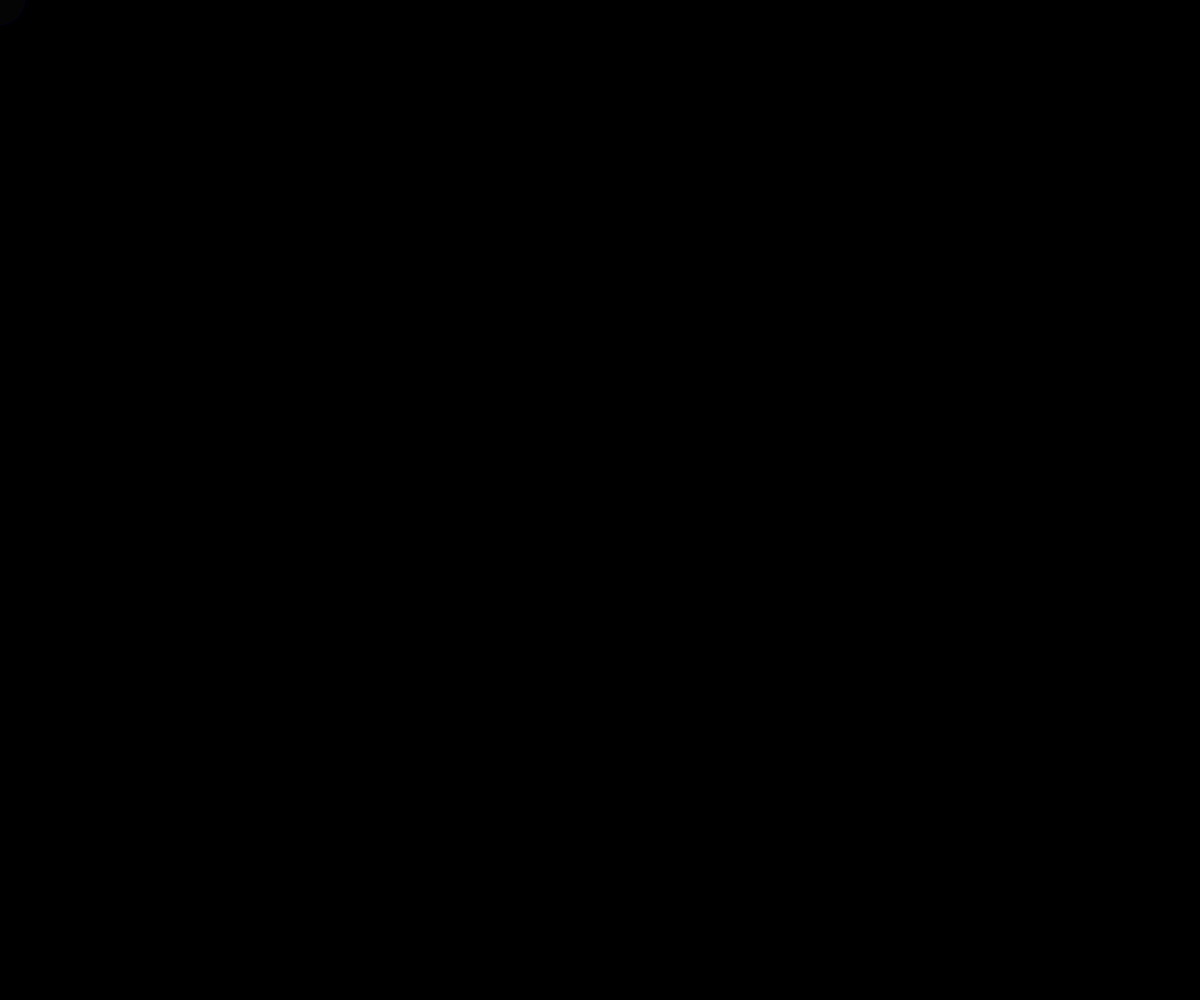
Frame 1 (no input)
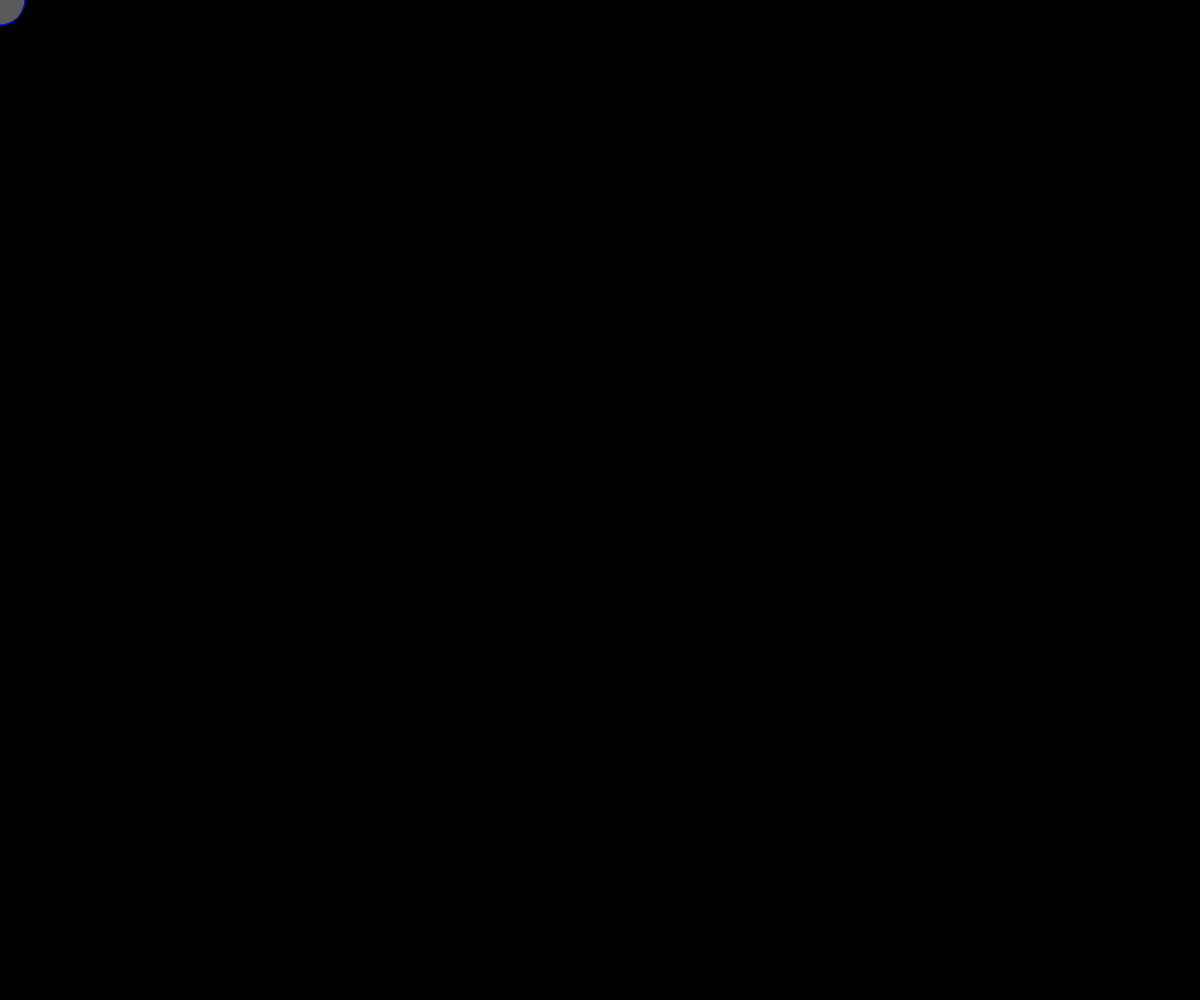
Frame 60 (no input)
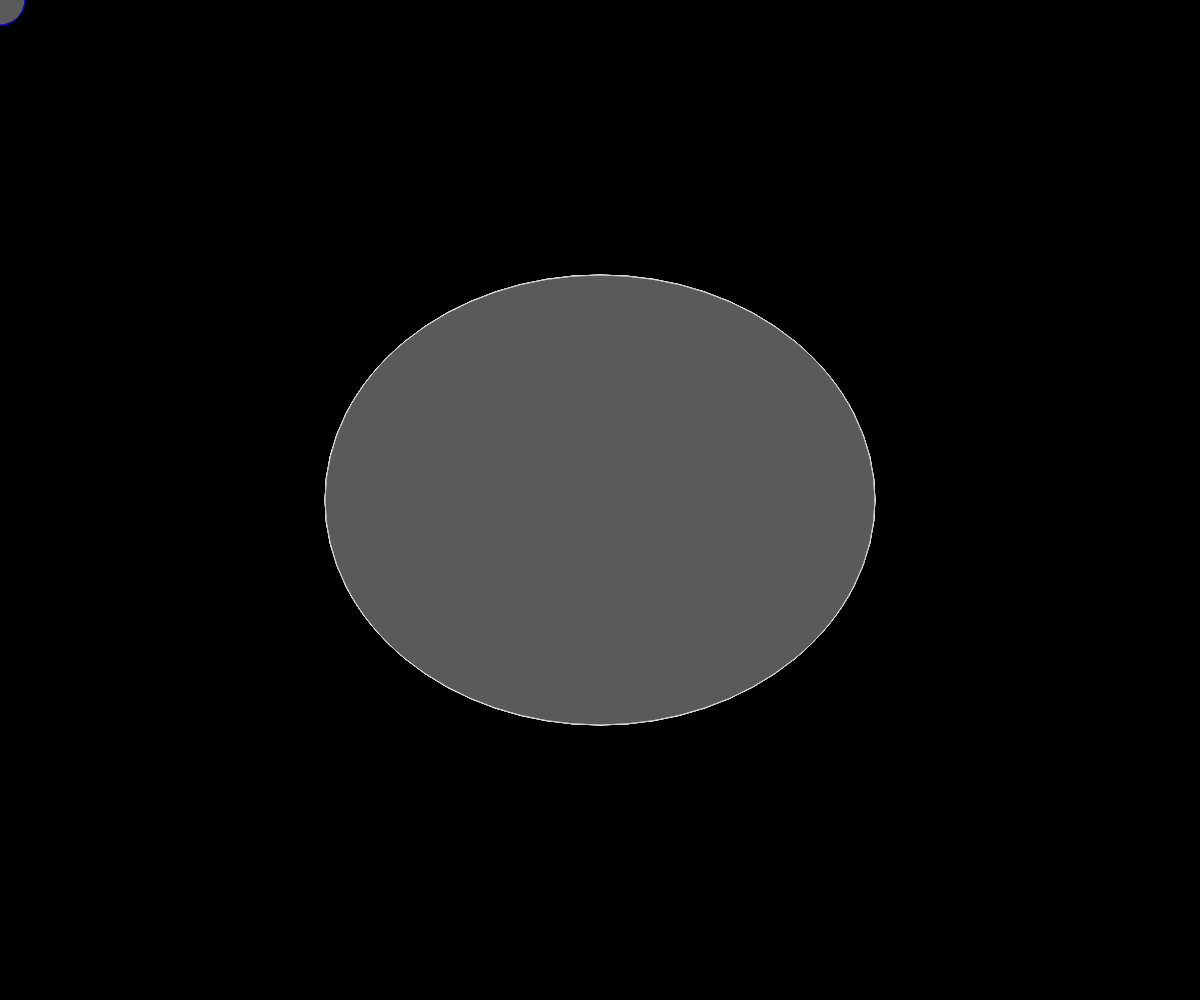
Frame 120 (the mouse pressed at the canvas centre since frame 60)

The p5.js sketch that drew these frames (run headless with seeded random() and noise() and a simulated clock; from frame 60 on, the mouse is pressed at the canvas centre):

// p5.js sketch
// ── sketch.js
//built in variables

function setup() {
  createCanvas(window.innerWidth, window.innerHeight);
  background(0);

}

function draw() {
  stroke(mouseX, mouseY, 255, 20);
  fill(random(100, 110), 10);
  ellipse(mouseX, mouseY, mouseX - 50, mouseY - 50);
}
